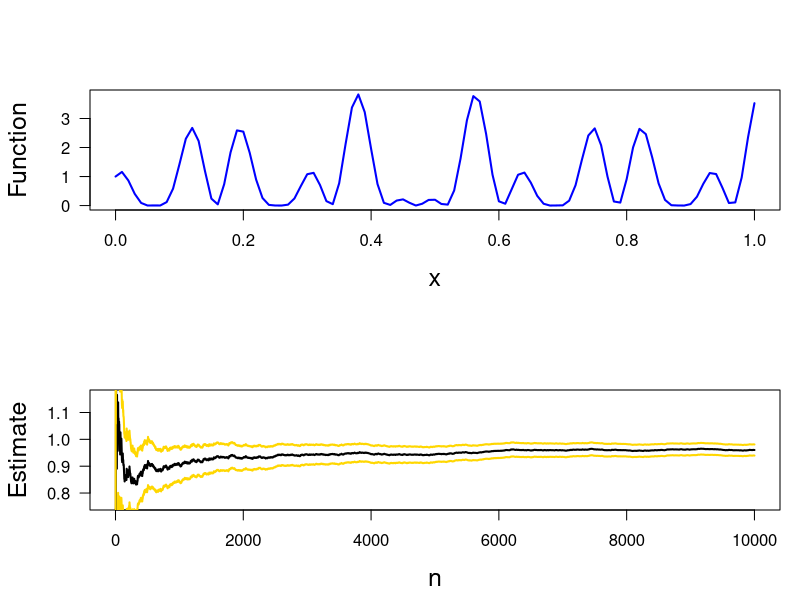

The R source for this figure:
print('file: MonteCarloIntegrationEx3.R')
# Monte Carlo integration: example from Robert & Casella (2009, p.66)
set.seed(1953) # set seed for random number generators
h=function(x){(cos(50*x)+sin(20*x))^2}
a = 20; b = 50
# png('Robert09CasellaFig3d3m160811.png',width=16,height=16,units='cm',res=300)
par(mar=c(4.5,4.5,4.5,1),mfrow=c(2,1))
curve(h,ylab='Function',xlab='x',lwd=2,las=1,col='blue',cex.lab=1.5)
integrate(h,0,1) # 0.9652009 with absolute error < 1.9e-10
Ianalytic = 1-sin(2*a)/(4*a)+sin(2*b)/(4*b)-
  cos(a-b)/(a-b)-cos(a+b)/(a+b)+1/(a-b)+1/(a+b) # 0.9652009
x=h(runif(10^4))
estint=cumsum(x)/(1:10^4)
esterr=sqrt(cumsum((x-estint)^2))/(1:10^4)
plot(estint,ylab='Estimate',type='l',las=1,lwd=2,
     ylim=mean(x)+20*c(-esterr[10^4],esterr[10^4]),xlab='n',cex.lab=1.5)
lines(estint+2*esterr,col='gold',lwd=2)
lines(estint-2*esterr,col='gold',lwd=2)
# dev.off()
